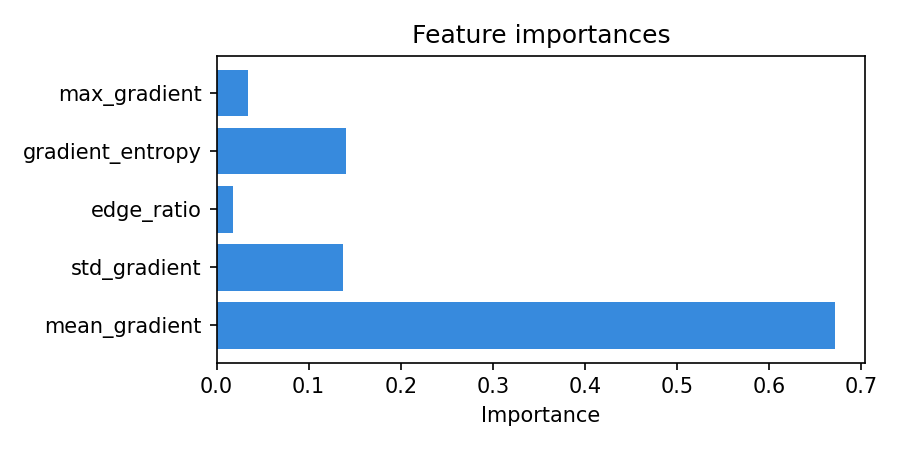
#> input picture ML/models/feature_importance.png, 900 x 450 px
$ python -i 02_extract_features.py   (imports and definitions only)   (older library calls are emulated)
#> lines starting #> are read from the running program, lines starting #| are printed output that depends on the picture
import cv2
import numpy as np
import pandas as pd
from pathlib import Path
from scipy.stats import entropy as scipy_entropy
from tqdm import tqdm


BASE_DIR = Path(__file__).resolve().parent.parent
FEATURES_DIR = BASE_DIR / "features"


def sobel_features(gray_img: np.ndarray) -> list:
    gx = cv2.Sobel(gray_img, cv2.CV_64F, 1, 0, ksize=3)
    gy = cv2.Sobel(gray_img, cv2.CV_64F, 0, 1, ksize=3)

    magnitude = np.sqrt(gx ** 2 + gy ** 2)

    hist, _ = np.histogram(magnitude.ravel(), bins=64, range=(0.0, 362.0))
    hist_norm = hist / (hist.sum() + 1e-9)
    grad_entropy = scipy_entropy(hist_norm + 1e-9)

    return [
        float(np.mean(magnitude)),
        float(np.std(magnitude)),
        float(np.mean(magnitude > 30)),
        float(grad_entropy),
        float(np.max(magnitude)),
    ]


def build_feature_matrix(images: np.ndarray) -> np.ndarray:
    features = []

    for img in tqdm(images, desc="Extracting Sobel features"):
        features.append(sobel_features(img))

    return np.array(features, dtype=np.float32)


def label_by_complexity(feature_matrix: np.ndarray, percentile: int = 60):
    threshold = np.percentile(feature_matrix[:, 0], percentile)
    labels = (feature_matrix[:, 0] > threshold).astype(np.int32)

    print(f"Threshold: {threshold:.2f}")
    print(f"Complex: {labels.sum()} | Flat: {len(labels) - labels.sum()}")

    return labels, threshold


# =========================
# MAIN
# =========================
# [58 lines not run here, left out]

>>> import cv2
>>> picture = cv2.imread('../models/feature_importance.png', cv2.IMREAD_GRAYSCALE)
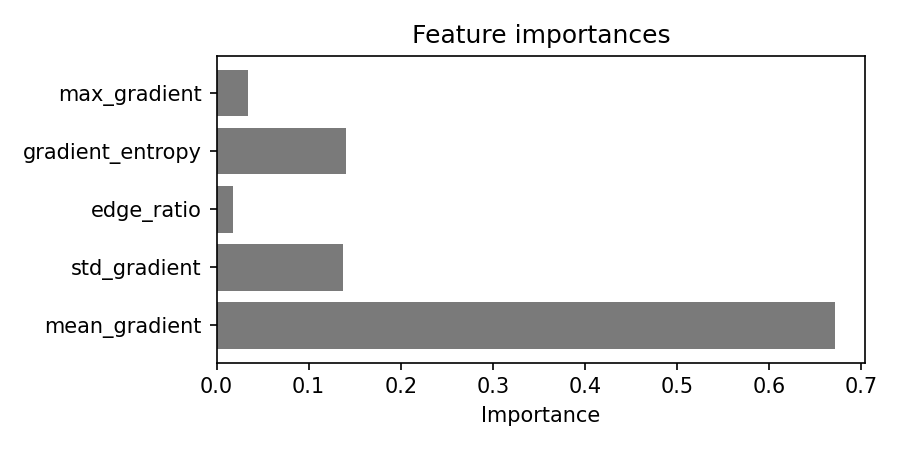
#> picture: shape (450, 900); min 0, max 255, mean 234.9
>>> result = sobel_features(picture)
#> in sobel_features, `gx = cv2.Sobel(gray_img, cv2.CV_64F, 1, 0, ksize=3)`:
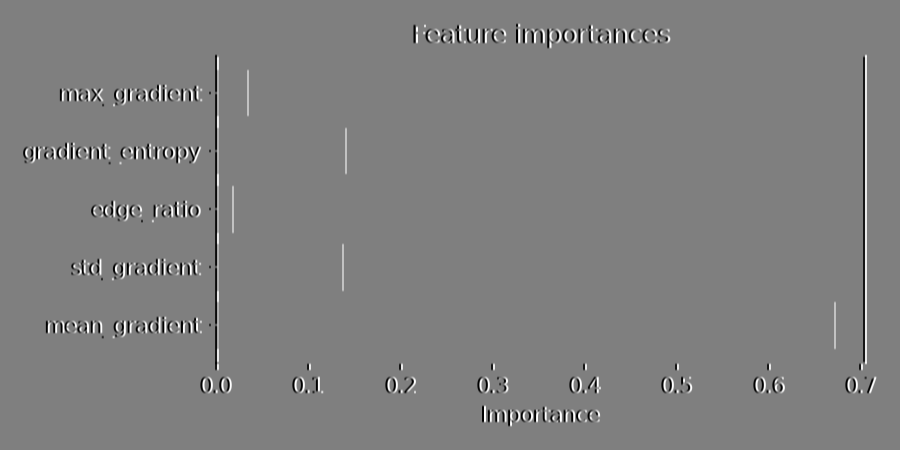
#> gx: shape (450, 900) float64; min -1020, max 1020, mean 0; drawn with min black and max white
#> in sobel_features, `gy = cv2.Sobel(gray_img, cv2.CV_64F, 0, 1, ksize=3)`:
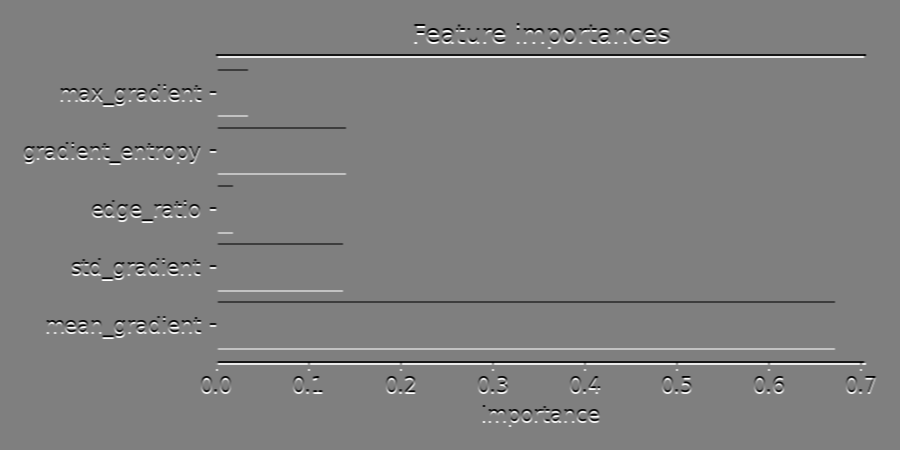
#> gy: shape (450, 900) float64; min -1020, max 1020, mean 0; drawn with min black and max white
#> in sobel_features, `magnitude = np.sqrt(gx ** 2 + gy ** 2)`:
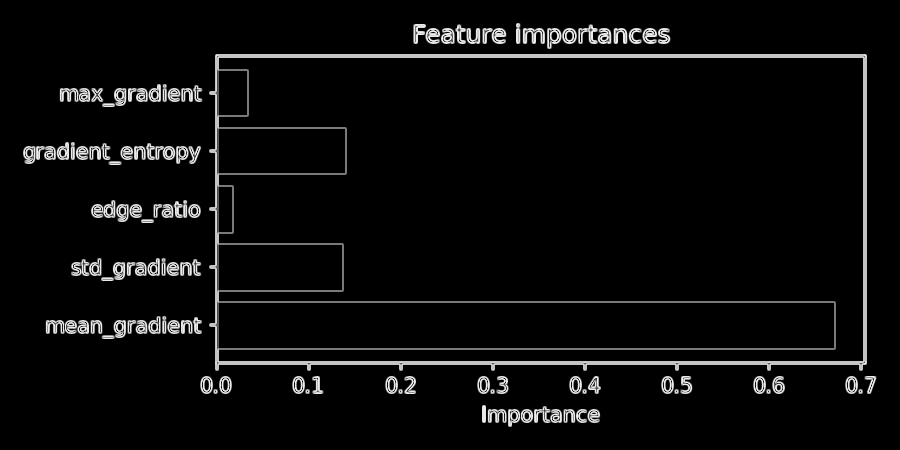
#> magnitude: shape (450, 900) float64; min 0, max 1105, mean 48.9; drawn with min black and max white
#> in sobel_features, `hist, _ = np.histogram(magnitude.ravel(), bins=64, range=(0.0, 362.0))`: hist = 64 values, max 376140 at index 0, min 24 at index 55, mean 5943.1
#> in sobel_features, `hist_norm = hist / (hist.sum() + 1e-9)`: hist_norm = 64 values, max 0.989 at index 0, min 6.31e-05 at index 55, mean 0.0156
#> in sobel_features, `grad_entropy = scipy_entropy(hist_norm + 1e-9)`: grad_entropy = 0.105
#> result = [48.9, 191.4, 0.0702, 0.105, 1105]
